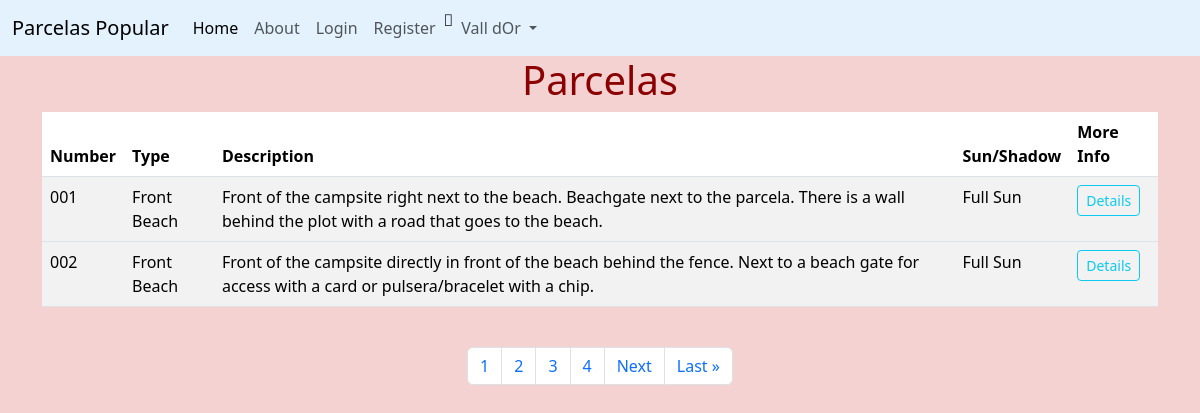
Screenshot of /parcelas with the database file from the repository.
### cvdor/models.py (models this page shows, shortened)
class Parcela(models.Model):
    number = models.CharField('Plot Number', max_length=20)
    campsite = models.ForeignKey(Campsite, blank=True, null=True, on_delete=models.CASCADE)
    group = models.ForeignKey('Group', blank=True, null=True, on_delete=models.CASCADE)
    width = models.IntegerField('Size', blank=True, null=True)
    length = models.IntegerField('Plot Length', blank=True, null=True)
    description = models.TextField('Description')
    sun = models.ForeignKey(Sun, blank=True, null=True, on_delete=models.CASCADE)

class Group(models.Model):
    name = models.CharField('Group', max_length=25)
    def __str__(self):
        return self.name

class Sun(models.Model):
    sun = models.CharField('SunOrShadow', max_length=25, default='sun')
    def __str__(self):
        return self.sun

### cvdor/views.py (the view)
# urls.py: path('parcelas', views.all_parcelas, name='all-parcelas'),
def all_parcelas(request):
    parcela_list = Parcela.objects.all()
    p = Paginator(Parcela.objects.all(), 2)
    page = request.GET.get('page')
    parcelas = p.get_page(page)
    nums = "a" * parcelas.paginator.num_pages
    return render(request, 'list_parcelas.html', {'parcela_list': parcela_list, 'parcelas': parcelas, 'nums': nums})

### cvdor/templates/list_parcelas.html (shortened to what this page needs)
{% extends 'base.html' %}
{% block content %}
<div class=container>
  <h1>Parcelas</h1>
<table class="table table-striped table-hover">
  <thead>
    <tr>
      <th scope="col">Number</th>
      <th scope="col">Type</th>
      <th scope="col">Description</th>
      <th scope="col">Sun/Shadow</th>
      <th scope="col">More Info</th>
    </tr>
  </thead>
    {% for parcela in parcelas %}
  <tbody>
    <tr>
      <td>{{ parcela.number}}</td>
      <td>{{ parcela.group}}</td>
      <td>{{ parcela.description}}</td>
      <td>{{ parcela.sun}}</td>
      <td> <a class="btn btn-outline-info btn-sm" href="{% url 'show-parcela' parcela.id %}">Details</a></td>
    </tr>
  </tbody>
    {% endfor %}
</table>
</div>
<br/>
<nav aria-label="Page navigation ">
  <ul class="pagination justify-content-center">
{% for i in nums %}
<li class="page-item"> <a class="page-link" href="?page={{ forloop.counter }}">{{ forloop.counter }}</a></li>
{% endfor %}
{% if parcelas.has_next %}
  <li class="page-item"><a class="page-link" href="?page={{ parcelas.next_page_number }}">Next </a></li>
  <li class="page-item"><a class="page-link" href="?page={{ parcelas.paginator.num_pages }}">Last &raquo </a></li>
{% endif %}
  </ul>
</nav>
{% endblock %}

### cvdor/static/cvdor/css/style.css (style rules this page uses)
h1 { color: darkred; text-align: center; }
body { background-color: #f4d2d2; }

### rows the page displays
Parcela: number "001", group "Front Beach", description "Front of the campsite right next to the beach. Beachgate next to the parcela. There is a wall behind the plot with a road that goes to the beach.", sun "Full Sun"
Parcela: number "002", group "Front Beach", description "Front of the campsite directly in front of the beach behind the fence. Next to a beach gate for access with a card or pulsera/bracelet with a chip.", sun "Full Sun"
